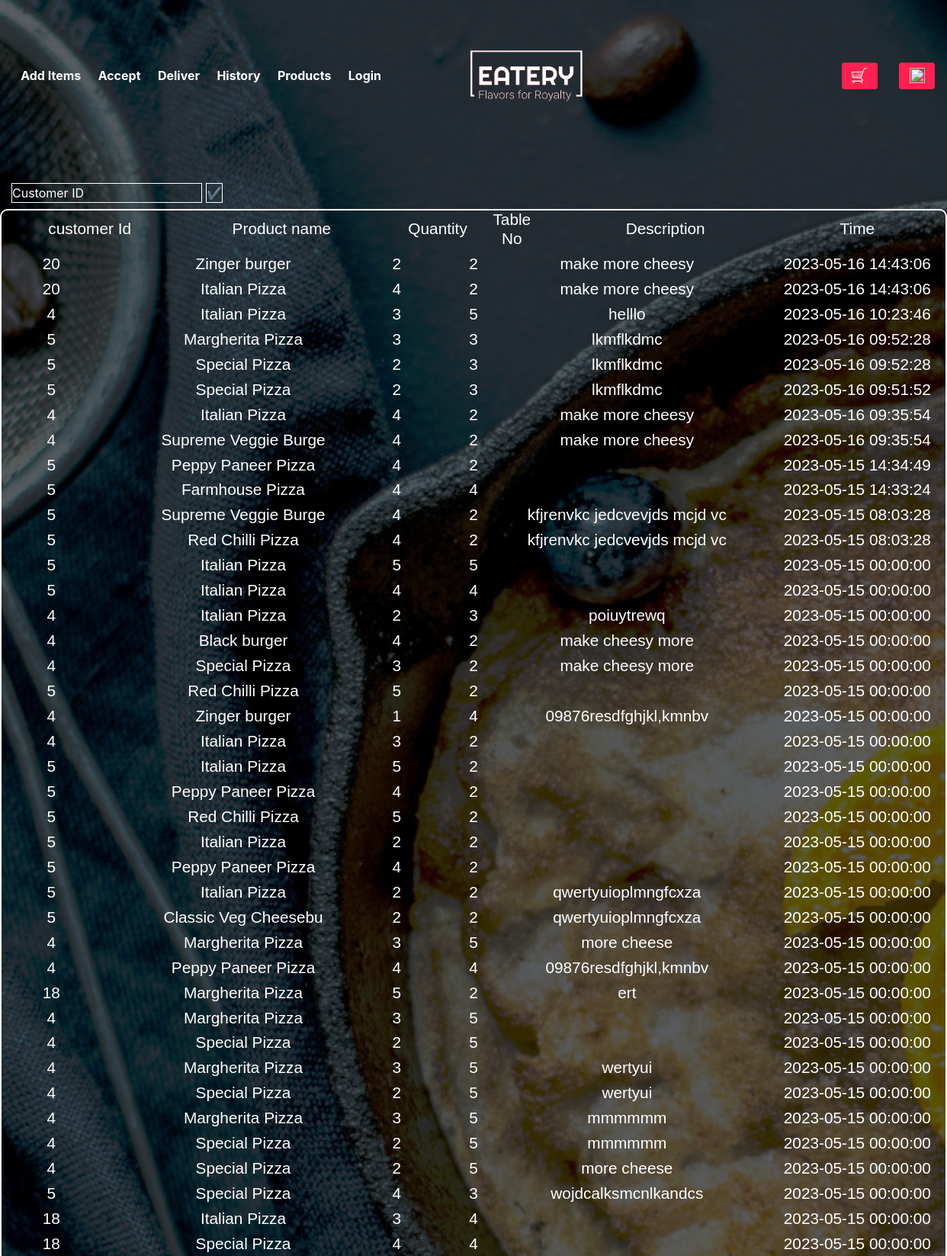
Page /admin_history.php (upper part) on the committed database.
### tables this page shows
CREATE TABLE `orders` (
  `order_id` int(4) NOT NULL,
  `customer_id` int(4) NOT NULL,
  `product_id` int(6) NOT NULL,
  `qty` int(2) NOT NULL,
  `order_desc` varchar(100) NOT NULL,
  `table_no` int(3) NOT NULL,
  `oreder_time` datetime NOT NULL DEFAULT current_timestamp(),
  `status` varchar(10) NOT NULL,
  `total` int(5) NOT NULL
);

CREATE TABLE `products` (
  `product_id` int(4) NOT NULL,
  `product_no` int(3) NOT NULL,
  `product_name` varchar(20) NOT NULL,
  `product_price` int(5) NOT NULL,
  `product_type` varchar(15) NOT NULL,
  `product_qty` int(5) UNSIGNED NOT NULL,
  `product_desc` varchar(100) NOT NULL,
  `product_img` text NOT NULL
);

### admin_history.php (the view, shortened to what this page needs)
<html>
<head>
  <link rel="stylesheet" href="assets/vendors/themify-icons/css/themify-icons.css">
  <link rel="stylesheet" href="assets/vendors/animate/animate.css">
  <link rel="stylesheet" href="assets/css/foodhut.css">
  <link rel="stylesheet" href="assets/css/cart.css">
</head>
<body>
<nav class="custom-navbar navbar navbar-expand-lg navbar-dark fixed-top" data-spy="affix" data-offset-top="10">
        <div class="collapse navbar-collapse" id="navbarSupportedContent">
      <ul class="navbar-nav">
      <li class="nav-item">
          <input type="button" value="Add Items"  class="nav-link te"  href="" onclick="home(this.name)" name="data_insert.php">
        </li>
        <li class="nav-item">
        <input type="button" value="Accept"  class="nav-link te"  href="" onclick="home(this.name)" name="admin.php">
        </li>
        <li class="nav-item">
        <input type="button" value="Deliver"  class="nav-link te"  href="" onclick="home(this.name)" name="admin_ord.php">
        </li>
        <li class="nav-item">
        <input type="button" value="History"  class="nav-link te"  href="" onclick="home(this.name)" name="admin_history.php">
        </li>
        <li class="nav-item">
        <input type="button" value="Products"  class="nav-link te"  href="" onclick="home(this.name)" name="products.php">
        </li>
        <li class="nav-item">
          <a class="nav-link" href="<?php if(isset($_SESSION['login'])){echo'assets/php/logout.php';}else{echo 'login.php';} ?>"><?php if(isset($_SESSION['login'])){echo'Log-out';}else{echo 'Login';} ?></a>
        </li>
      </ul>
      <a class="navbar-brand m-auto" href="#">
      <img src="assets/imgs/logo3.png" class="brand-img" alt="" onclick="home(this.name)" name="index.php#Home">
      </a>
      <ul class="navbar-nav">
        <li class="nav-item cart-btn">
          <a href="cart.php" class="btn btn-primary ml-xl-4 cart-btn"><img src="assets/imgs/cart.png" id="cart" alt=""
              srcset=""></a>
          <a href="<?php if(isset($_SESSION['login'])){echo'assets/php/profile.php';}else{echo'assets/php/error.php';} ?>" class="btn btn-primary ml-xl-4 cart-btn"><img src="assets/imgs/user.png" id="cart" alt=""></a>
        </li>
      </ul>
    </div>
    </nav>
<?php
include 'assets/php/config.php';
 ?>
<?php
if($_SERVER["REQUEST_METHOD"]=="GET"){
    if(isset($_GET['search'])){ ?>
        <header class="container-fluid">
        <div class="srch">
    <form action="" method="get">
        <input type="number" name="cid" placeholder="Customer ID">
        <input name="search" type="submit"  value="✔">
    </form>
</div>
    <div class="row" id="cart-container">
      <div class="col-sm-6 col-md-12 col-xs-12 my-2 cart-main cart-middle">
                <div class="container-fluid text-c" id="cart-head">
                  <div class="row d-flex cart-head">
                      <div class="col-2">
                          <h5>customer Id</h5>
                      </div>
                      <div class="col-3">
                          <h5>Product name</h5>
                      </div>
                      <div class="col-1">
                          <h5>Quantity</h5>
                      </div>
                      <div class="col-1">
                          <h5>Table No</h5>
                      </div>
                      <div class="col-3">
                          <h5>Description</h5>
                      </div>
                      <div class="col-2">
                          <h5>Time</h5>
                      </div>
                  </div>
                </div>
              <div class="container-fluid text-c" id="cart-head">
              <?php
                  $cid = $_SESSION['id'];
                  $scid = $_GET['cid'];
                  $qr = "select * from orders where customer_id= $scid order by oreder_time DESC";
                  $res = mysqli_query($conn,$qr);
                  if(mysqli_num_rows($res) != 0){
                    $nid = 1;
                  while($orders = mysqli_fetch_assoc($res)) {
                      $id = $orders['product_id'];
                      $qr1 = "select product_name from products where product_id = $id";
                      $nam = mysqli_query($conn,$qr1);
                      $name = mysqli_fetch_array($nam);
                      ?>
                <div class="row d-flex cart-head">
                      <div class="col-2">
                          <h5><?php echo $orders['customer_id']; ?></h5>
                      </div>
                      <div class="col-3">
                          <h5><?php echo $name['product_name']; ?></h5>
                      </div>
                      <div class="col-1">
                          <h5><?php echo $orders['qty']; ?></h5>
                      </div>
                      <div class="col-1">
                          <h5><?php echo $orders['table_no']; ?></h5>
                      </div>
                      <div class="col-3">
                          <h5><?php echo $orders['order_desc']; ?></h5>
                      </div>
                      <div class="col-3">
                          <h5><?php echo $orders['oreder_time']; ?></h5>
                      </div>
                </div>
                <?php } } else { ?>
                  <div class="row">
                    <div class="col">
                        <h4>Data not Found</h4>
                    </div>
                  </div>
                <?php } ?>
                <div class="row">
                  <div class="col-3"></div>
                  <div class="col-9">
                          <div class="col-6">
                          </div>
                        </div>
                      </div>
                  </div>
                </div>
      </div>
    </div>
</header>
<?php
    }else{
?>
<header class="container-fluid">
<div class="srch">
    <form action="" method="get">
        <input type="number" name="cid" placeholder="Customer ID">
        <input name="search" type="submit"  value="✔">
    </form>
</div>
    <div class="row" id="cart-container">
      <div class="col-sm-6 col-md-12 col-xs-12 my-2 cart-main cart-middle">
                <div class="container-fluid text-c" id="cart-head">
                  <div class="row d-flex cart-head">
                      <div class="col-2">
                          <h5>customer Id</h5>
                      </div>
                      <div class="col-3">
                          <h5>Product name</h5>
                      </div>
                      <div class="col-1">
                          <h5>Quantity</h5>
                      </div>
                      <div class="col-1">
                          <h5>Table No</h5>
                      </div>
                      <div class="col-3">
                          <h5>Description</h5>
                      </div>
                      <div class="col-2">
                          <h5>Time</h5>
                      </div>
                  </div>
                </div>
              <div class="container-fluid text-c" id="cart-head">
              <?php
                  $qr = "select * from orders order by oreder_time DESC";
                  $res = mysqli_query($conn,$qr);
                  while($orders = mysqli_fetch_assoc($res)) {
                      $id = $orders['product_id'];
                      $qr1 = "select product_name from products where product_id = $id";
                      $nam = mysqli_query($conn,$qr1);
                      $name = mysqli_fetch_array($nam);
                      ?>
                      <div class="row d-flex cart-head">
                      <div class="col-2">
                          <h5><?php echo $orders['customer_id']; ?></h5>
                      </div>
                      <div class="col-3">
                          <h5><?php echo $name['product_name']; ?></h5>
                      </div>
                      <div class="col-1">
                          <h5><?php echo $orders['qty']; ?></h5>
                      </div>
                      <div class="col-1">
                          <h5><?php echo $orders['table_no']; ?></h5>
                      </div>
                      <div class="col-3">
                          <h5><?php echo $orders['order_desc']; ?></h5>
                      </div>
                      <div class="col-3">
                          <h5><?php echo $orders['oreder_time']; ?></h5>
                      </div>
                </div>
                <?php } ?>
                  </div>
                </div>
      </div>
</header>
    <?php }}
?>
</body>
</html>

### assets/css/cart.css (style rules this page uses)
body { background-blend-mode: darken; background: rgba(33, 37, 41, 0.75) url('../imgs/main.jpg') repeat; background-size: cover; color: white; }
input { background: transparent; color: white; border: 1px solid white; }
a { color: white; }
.cart-head { flex-wrap: nowrap; align-items: center; text-align: center; justify-content: center; }
.cart-main { border: 2px solid white; border-radius: 10px; }
.text-c { text-align: center; }

### admin_history.php (style rules this page uses)
.te { background: transparent; border: none; }
::placeholder { color: white; }
header { margin : 30vh; }

### rows in the picture
orders: customer "20", product.product_name "Zinger burger", qty "2", table_no "2", order_desc "make more cheesy", oreder_time "2023-05-16 14:43:06"
orders: customer "20", product.product_name "Italian Pizza", qty "4", table_no "2", order_desc "make more cheesy", oreder_time "2023-05-16 14:43:06"
orders: customer "4", product.product_name "Italian Pizza", qty "3", table_no "5", order_desc "helllo", oreder_time "2023-05-16 10:23:46"
orders: customer "5", product.product_name "Margherita Pizza", qty "3", table_no "3", order_desc "lkmflkdmc", oreder_time "2023-05-16 09:52:28"
orders: customer "5", product.product_name "Special Pizza", qty "2", table_no "3", order_desc "lkmflkdmc", oreder_time "2023-05-16 09:52:28"
orders: customer "5", product.product_name "Special Pizza", qty "2", table_no "3", order_desc "lkmflkdmc", oreder_time "2023-05-16 09:51:52"
orders: customer "4", product.product_name "Italian Pizza", qty "4", table_no "2", order_desc "make more cheesy", oreder_time "2023-05-16 09:35:54"
orders: customer "4", product.product_name "Supreme Veggie Burge", qty "4", table_no "2", order_desc "make more cheesy", oreder_time "2023-05-16 09:35:54"
orders: customer "5", product.product_name "Peppy Paneer Pizza", qty "4", table_no "2", oreder_time "2023-05-15 14:34:49"
orders: customer "5", product.product_name "Farmhouse Pizza", qty "4", table_no "4", oreder_time "2023-05-15 14:33:24"
orders: customer "5", product.product_name "Supreme Veggie Burge", qty "4", table_no "2", order_desc "kfjrenvkc jedcvevjds mcjd vc", oreder_time "2023-05-15 08:03:28"
orders: customer "5", product.product_name "Red Chilli Pizza", qty "4", table_no "2", order_desc "kfjrenvkc jedcvevjds mcjd vc", oreder_time "2023-05-15 08:03:28"
orders: customer "5", product.product_name "Italian Pizza", qty "5", table_no "5", oreder_time "2023-05-15 00:00:00"
orders: customer "5", product.product_name "Italian Pizza", qty "4", table_no "4", oreder_time "2023-05-15 00:00:00"
orders: customer "4", product.product_name "Italian Pizza", qty "2", table_no "3", order_desc "poiuytrewq", oreder_time "2023-05-15 00:00:00"
orders: customer "4", product.product_name "Black burger", qty "4", table_no "2", order_desc "make cheesy more", oreder_time "2023-05-15 00:00:00"
orders: customer "4", product.product_name "Special Pizza", qty "3", table_no "2", order_desc "make cheesy more", oreder_time "2023-05-15 00:00:00"
orders: customer "5", product.product_name "Red Chilli Pizza", qty "5", table_no "2", oreder_time "2023-05-15 00:00:00"
orders: customer "4", product.product_name "Zinger burger", qty "1", table_no "4", order_desc "09876resdfghjkl,kmnbv", oreder_time "2023-05-15 00:00:00"
orders: customer "4", product.product_name "Italian Pizza", qty "3", table_no "2", oreder_time "2023-05-15 00:00:00"
orders: customer "5", product.product_name "Italian Pizza", qty "5", table_no "2", oreder_time "2023-05-15 00:00:00"
orders: customer "5", product.product_name "Peppy Paneer Pizza", qty "4", table_no "2", oreder_time "2023-05-15 00:00:00"
orders: customer "5", product.product_name "Red Chilli Pizza", qty "5", table_no "2", oreder_time "2023-05-15 00:00:00"
orders: customer "5", product.product_name "Italian Pizza", qty "2", table_no "2", oreder_time "2023-05-15 00:00:00"
orders: customer "5", product.product_name "Peppy Paneer Pizza", qty "4", table_no "2", oreder_time "2023-05-15 00:00:00"
orders: customer "5", product.product_name "Italian Pizza", qty "2", table_no "2", order_desc "qwertyuioplmngfcxza", oreder_time "2023-05-15 00:00:00"
orders: customer "5", product.product_name "Classic Veg Cheesebu", qty "2", table_no "2", order_desc "qwertyuioplmngfcxza", oreder_time "2023-05-15 00:00:00"
orders: customer "4", product.product_name "Margherita Pizza", qty "3", table_no "5", order_desc "more cheese", oreder_time "2023-05-15 00:00:00"
orders: customer "4", product.product_name "Peppy Paneer Pizza", qty "4", table_no "4", order_desc "09876resdfghjkl,kmnbv", oreder_time "2023-05-15 00:00:00"
orders: customer "18", product.product_name "Margherita Pizza", qty "5", table_no "2", order_desc "ert", oreder_time "2023-05-15 00:00:00"
orders: customer "4", product.product_name "Margherita Pizza", qty "3", table_no "5", oreder_time "2023-05-15 00:00:00"
orders: customer "4", product.product_name "Special Pizza", qty "2", table_no "5", oreder_time "2023-05-15 00:00:00"
orders: customer "4", product.product_name "Margherita Pizza", qty "3", table_no "5", order_desc "wertyui", oreder_time "2023-05-15 00:00:00"
orders: customer "4", product.product_name "Special Pizza", qty "2", table_no "5", order_desc "wertyui", oreder_time "2023-05-15 00:00:00"
orders: customer "4", product.product_name "Margherita Pizza", qty "3", table_no "5", order_desc "mmmmmm", oreder_time "2023-05-15 00:00:00"
orders: customer "4", product.product_name "Special Pizza", qty "2", table_no "5", order_desc "mmmmmm", oreder_time "2023-05-15 00:00:00"
orders: customer "4", product.product_name "Special Pizza", qty "2", table_no "5", order_desc "more cheese", oreder_time "2023-05-15 00:00:00"
orders: customer "5", product.product_name "Special Pizza", qty "4", table_no "3", order_desc "wojdcalksmcnlkandcs", oreder_time "2023-05-15 00:00:00"
orders: customer "18", product.product_name "Italian Pizza", qty "3", table_no "4", oreder_time "2023-05-15 00:00:00"
orders: customer "18", product.product_name "Special Pizza", qty "4", table_no "4", oreder_time "2023-05-15 00:00:00"
